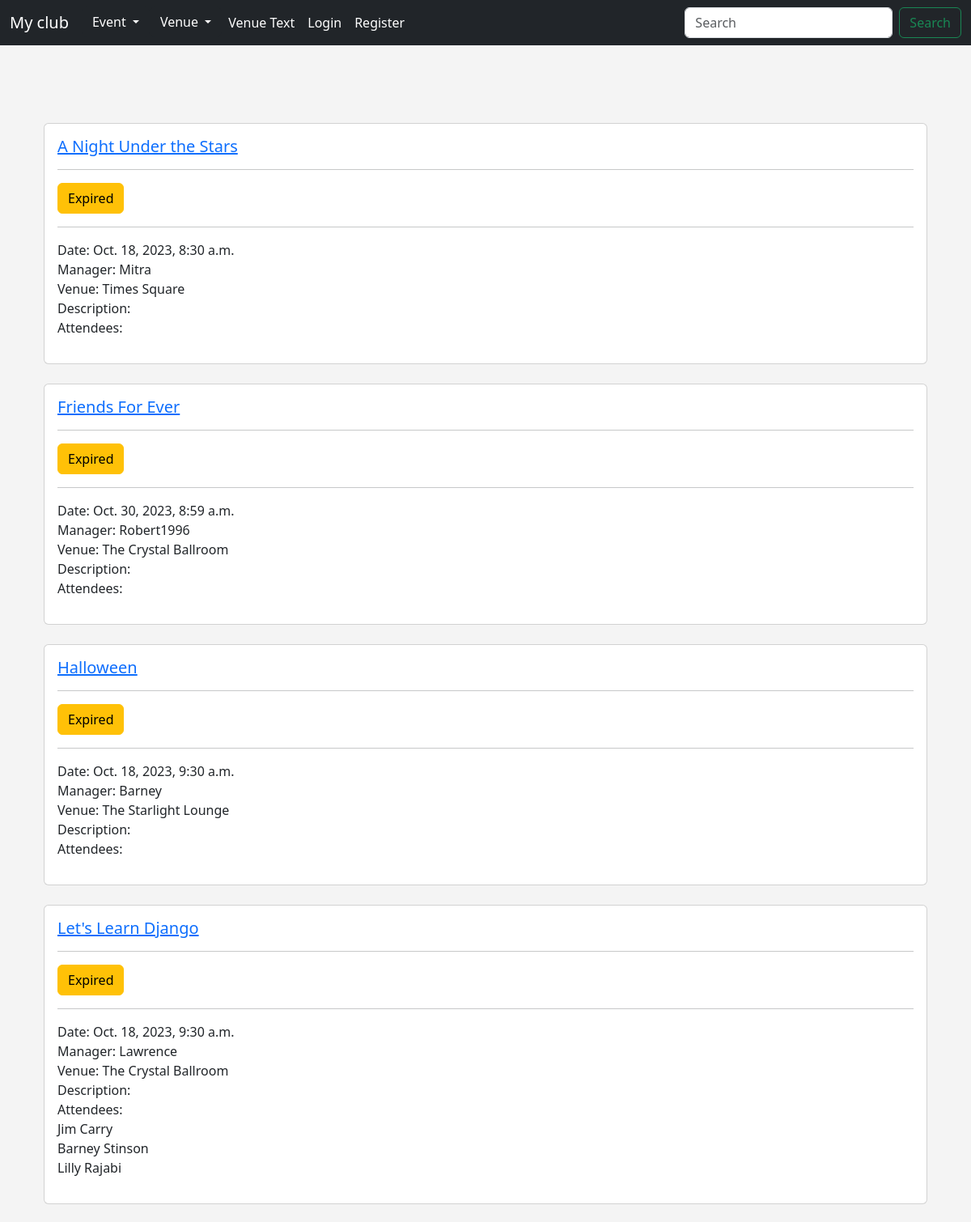
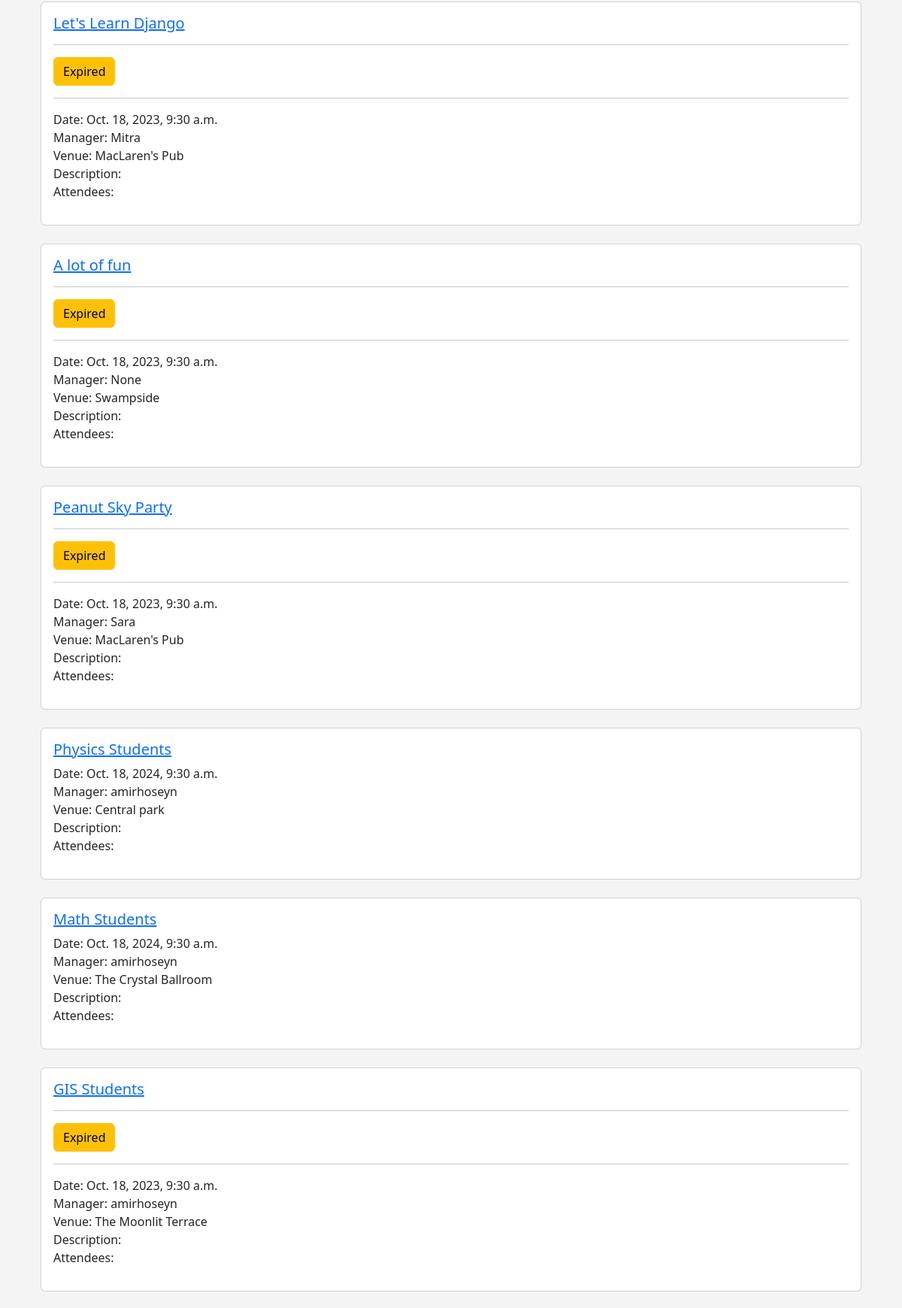
The app's page /events (upper part) with its own data (2 pictures, top to bottom).
### events/models.py (models this page shows, shortened)
class Event(models.Model):
	name  = models.CharField('Event Name', max_length=120)
	event_date = models.DateTimeField('Event Date')
	venue = models.ForeignKey(Venue, blank=True, null=True, on_delete=models.CASCADE)
	manager = models.ForeignKey(User, blank=True, null=True, on_delete=models.SET_NULL)
	description = models.TextField(blank=True)
	attendees = models.ManyToManyField(MyClubUser, blank=True)
	likes = models.IntegerField(default=0)
	def __str__(self):
		return self.name

class Venue(models.Model):
	name = models.CharField('Venue Name', max_length=120)
	address = models.CharField(max_length=300)
	zip_code = models.CharField('Zip Code', max_length=15)
	phone = models.CharField('Contact Phone', max_length=25, blank=True)
	web = models.URLField('Website Address', blank=True)
	email_address = models.EmailField('Email Address', blank=True)
	owner = models.ForeignKey(User, verbose_name=("Venue Owner"), on_delete=models.CASCADE)
	venue_image = models.ImageField(null=True, blank=True, upload_to="images/")
	def __str__(self):
		return self.name

class MyClubUser(models.Model):
  first_name = models.CharField(max_length=30)
  last_name = models.CharField(max_length=30)
  email = models.EmailField('User Email')
  def __str__(self):
    return self.first_name + ' ' + self.last_name

### events/views.py (the view)
# urls.py: path('events', views.all_events, name="list-events"),
def all_events(request):
    event_list = Event.objects.all()
    today = date.today()
    context = {"event_list": event_list, "today": today}
    return render(request, 'events/event_list.html', context)

### events/templates/events/event_list.html (shortened to what this page needs)
{% extends 'events/base.html' %}
{% block content %}
    <div class="container">
        <br><br>
        <br><br>
        <div class="row">
            {% for event in event_list %}
            <div class="col-md-12">
                <div class="card mb-4">
                    <div class="card-body">
                        <a href="{% url 'show-event' event.id%}"><h5 class="card-title">{{ event }}</h5></a>
                        {% if event.event_date.date < today %}
                        <hr>
                        <button class="btn btn-warning">Expired</button>
                        <hr>
                        {% endif %}
                        <ul class="list-unstyled">
                            <li>Date: {{ event.event_date }}</li>
                            <li>Manager: {{ event.manager }}</li>
                            <li>Venue: {{ event.venue }}</li>
                            <li>Description: {{ event.description }}</li>
                            <li>Attendees:
                                <ul class="list-unstyled">
                                    {% for attendee in event.attendees.all %}
                                        <li>{{ attendee }}</li>
                                    {% endfor %}
                                </ul>
                            </li>
                        </ul>
                    </div>
                </div>
            </div>
            {% endfor %}
        </div>
    </div>
{% endblock %}

### events/templates/events/base.html (style rules this page uses)
body { background: #f4f4f4; }

### records on screen
Event: name "A Night Under the Stars", shows "Expired", event_date "Oct. 18, 2023, 8:30 a.m.", manager "Mitra", venue "Times Square"
Event: name "Friends For Ever", shows "Expired", event_date "Oct. 30, 2023, 8:59 a.m.", manager "Robert1996", venue "The Crystal Ballroom"
Event: name "Halloween", shows "Expired", event_date "Oct. 18, 2023, 9:30 a.m.", manager "Barney", venue "The Starlight Lounge"
Event: name "Let's Learn Django", shows "Expired", event_date "Oct. 18, 2023, 9:30 a.m.", manager "Lawrence", venue "The Crystal Ballroom"
MyClubUser: first_name+last_name "Jim Carry"
MyClubUser: first_name+last_name "Barney Stinson"
MyClubUser: first_name+last_name "Lilly Rajabi"
Event: name "Let's Learn Django", shows "Expired", event_date "Oct. 18, 2023, 9:30 a.m.", manager "Mitra", venue "MacLaren's Pub"
Event: name "A lot of fun", shows "Expired", event_date "Oct. 18, 2023, 9:30 a.m.", manager "None", venue "Swampside"
Event: name "Peanut Sky Party", shows "Expired", event_date "Oct. 18, 2023, 9:30 a.m.", manager "Sara", venue "MacLaren's Pub"
Event: name "Physics Students", event_date "Oct. 18, 2024, 9:30 a.m.", manager "amirhoseyn", venue "Central park"
Event: name "Math Students", event_date "Oct. 18, 2024, 9:30 a.m.", manager "amirhoseyn", venue "The Crystal Ballroom"
Event: name "GIS Students", shows "Expired", event_date "Oct. 18, 2023, 9:30 a.m.", manager "amirhoseyn", venue "The Moonlit Terrace"
